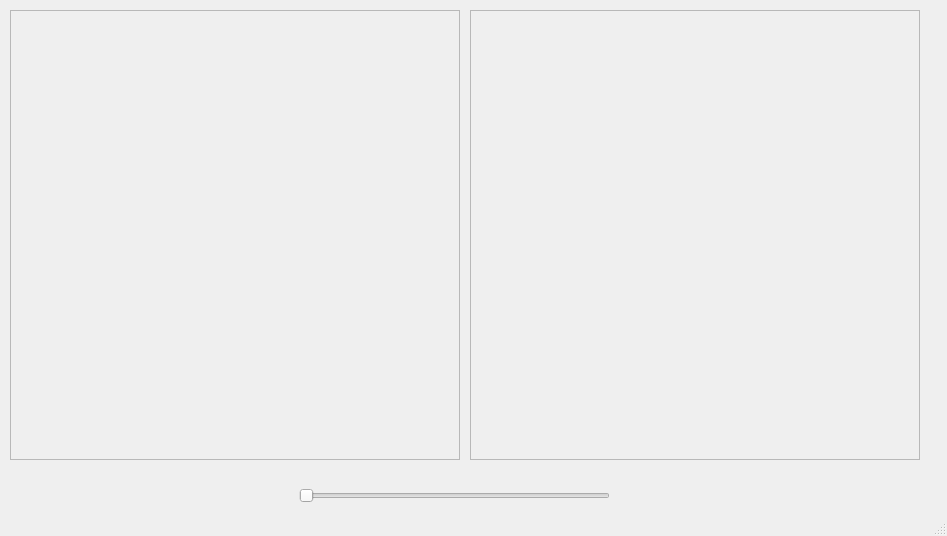
<?xml version="1.0" encoding="UTF-8"?>
<ui version="4.0">
 <class>MainWindow</class>
 <widget class="QMainWindow" name="MainWindow">
  <property name="geometry">
   <rect>
    <x>0</x>
    <y>0</y>
    <width>947</width>
    <height>536</height>
   </rect>
  </property>
  <property name="windowTitle">
   <string>MainWindow</string>
  </property>
  <widget class="QWidget" name="centralWidget">
   <widget class="QFrame" name="frame">
    <property name="geometry">
     <rect>
      <x>10</x>
      <y>10</y>
      <width>450</width>
      <height>450</height>
     </rect>
    </property>
    <property name="frameShape">
     <enum>QFrame::StyledPanel</enum>
    </property>
    <property name="frameShadow">
     <enum>QFrame::Raised</enum>
    </property>
   </widget>
   <widget class="QFrame" name="frame_2">
    <property name="geometry">
     <rect>
      <x>470</x>
      <y>10</y>
      <width>450</width>
      <height>450</height>
     </rect>
    </property>
    <property name="frameShape">
     <enum>QFrame::StyledPanel</enum>
    </property>
    <property name="frameShadow">
     <enum>QFrame::Raised</enum>
    </property>
   </widget>
   <widget class="QSlider" name="sAlpha">
    <property name="geometry">
     <rect>
      <x>299</x>
      <y>480</y>
      <width>311</width>
      <height>31</height>
     </rect>
    </property>
    <property name="maximum">
     <number>100</number>
    </property>
    <property name="orientation">
     <enum>Qt::Horizontal</enum>
    </property>
   </widget>
  </widget>
  <widget class="QStatusBar" name="statusBar"/>
 </widget>
 <layoutdefault spacing="6" margin="11"/>
 <resources/>
 <connections/>
</ui>
